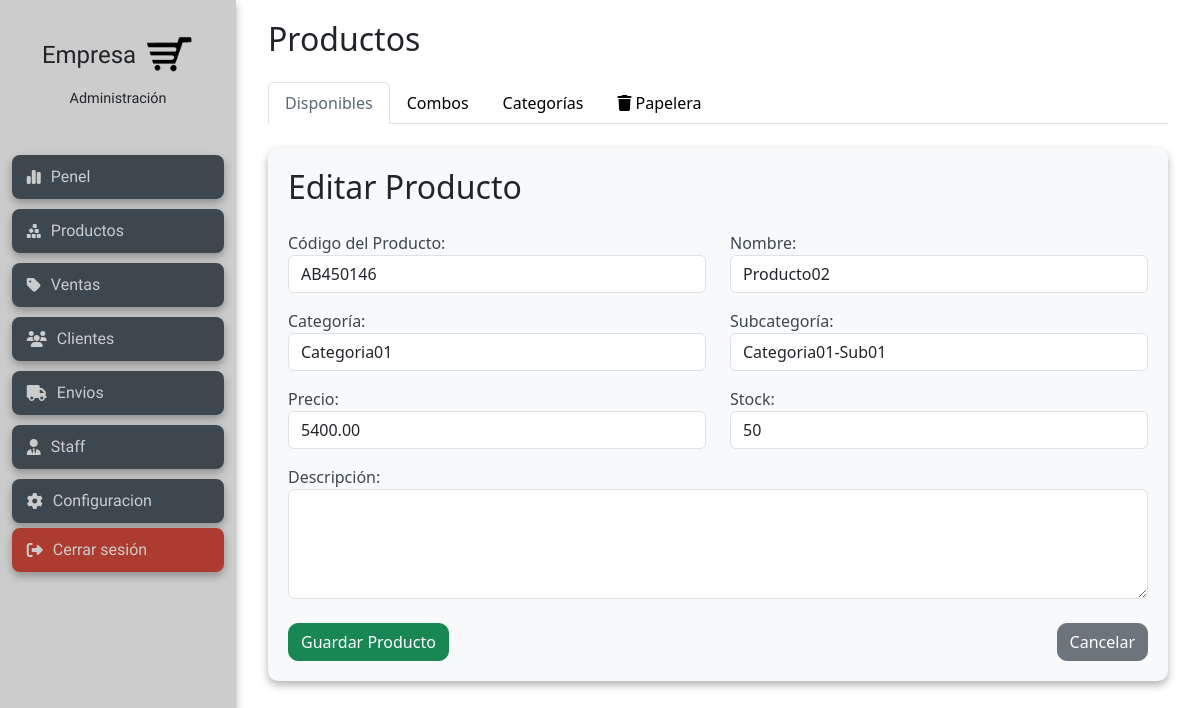
The page /products/2/edit/ (signed in) on the database as committed earlier.
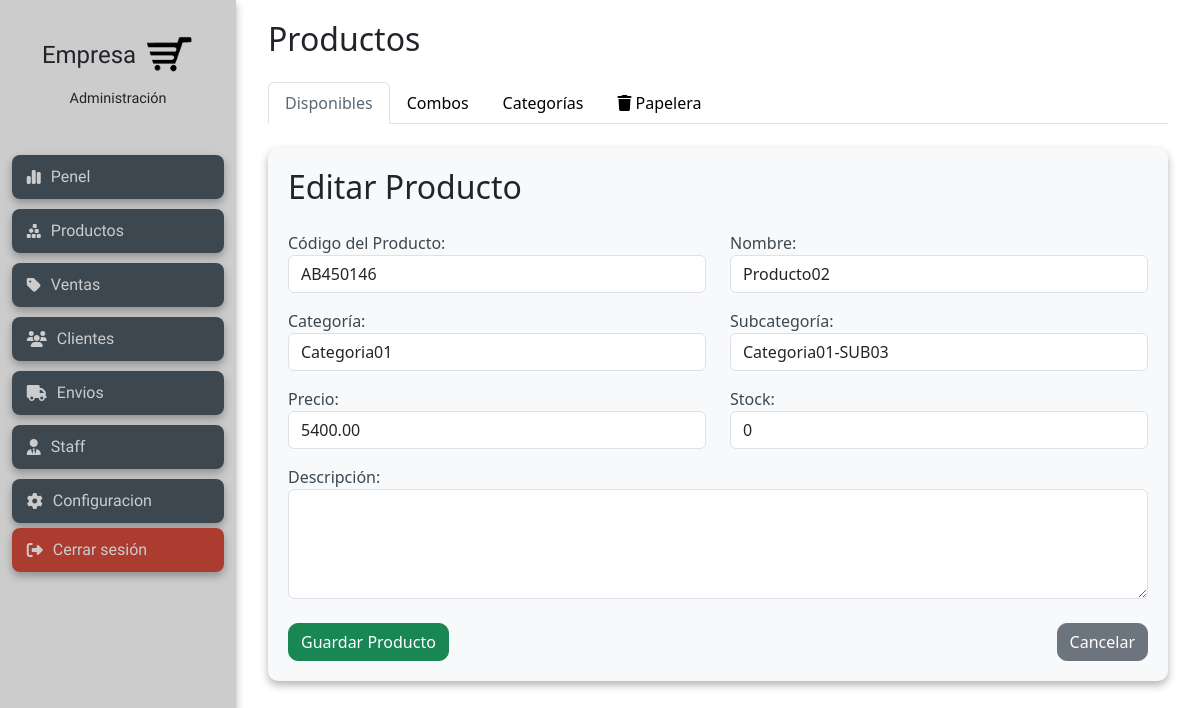
The same page on the database as committed later.
### products/models.py (models this page shows, shortened)
class Product(models.Model):
    code = models.CharField(max_length=50, unique=True, verbose_name="Código del Producto", blank=True, null=True)
    name = models.CharField(max_length=200, verbose_name="Nombre")
    description = models.TextField(blank=True, verbose_name="Descripción")
    category = models.ForeignKey(
        Category,
        on_delete=models.SET_NULL,
        null=True, blank=True,
        related_name="products",
        verbose_name="Subcategoría"
    )
    price = models.DecimalField(max_digits=10, decimal_places=2, verbose_name="Precio")
    stock = models.IntegerField(verbose_name="Stock")
    available = models.BooleanField(default=True, verbose_name="Disponible")
    created = models.DateTimeField(auto_now_add=True, verbose_name="Fecha de creación")
    updated = models.DateTimeField(auto_now=True, verbose_name="Última modificación")
    class Meta:
        verbose_name = "Producto"
        verbose_name_plural = "Productos"
        ordering = ['name']

### products/views.py (the view)
# urls.py: path('<int:pk>/edit/', views.product_edit, name='product_edit'),
@login_required
def product_edit(request, pk):
    product = get_object_or_404(Product, pk=pk)
    if request.method == 'POST':
        form = ProductForm(request.POST, instance=product)
        if form.is_valid():
            product = form.save(commit=False)
            if not product.available:
                product.available = True
            product.save()
            messages.success(request, "Producto actualizado exitosamente.")
            return redirect('products:product_list')
    else:
        form = ProductForm(instance=product)
    context = {
        'form': form,
        'title': 'Editar Producto',
        'active_tab': 'available', # La pestaña activa al editar es 'Disponibles'
    }
    return render(request, 'products/product_form.html', context)

### products/models.py (called while the page is built)
    def __str__(self):
        return self.name

### products/templates/products/product_form.html (shortened to what this page needs)
{% extends "products/products_layout.html" %}
{% load static %}
{% block product_content %}
<div class="container my-4" id="formsProductos">
  <h2 class="mb-4">{{ title }}</h2>
  <form method="post" novalidate id="formProducto">
    <div class="row mb-3">
      <div class="col-md-6">
        {{ form.code.label_tag }}
        {{ form.code }}
      </div>
      <div class="col-md-6">
        {{ form.name.label_tag }}
        {{ form.name }}
      </div>
    </div>
    <div class="row mb-3">
      <div class="col-md-6">
        {{ form.parent_category.label_tag }}
        {{ form.parent_category }}
      </div>
      <div class="col-md-6">
        {{ form.category.label_tag }}
        <div class="input-group">
          {{ form.category }}
        </div>
      </div>
    </div>
    <div class="row mb-3">
      <div class="col-md-6">
        {{ form.price.label_tag }}
        {{ form.price }}
      </div>
      <div class="col-md-6">
        {{ form.stock.label_tag }}
        {{ form.stock }}
      </div>
    </div>
    <div class="mb-3">
        {{ form.description.label_tag }}
        {{ form.description }}
    </div>
    <div class="d-flex justify-content-between mt-4">
      <button type="submit" class="btn btn-success">Guardar Producto</button>
      <a href="{% url 'products:product_list' %}" class="btn btn-secondary">Cancelar</a>
    </div>
  </form>
</div>
{% endblock product_content %}

Rows that differ between the two databases and show on the page:
changed Product "AB450146": category "Categoria01-Sub01" → "Categoria01-SUB03"; stock "50" → "0"
